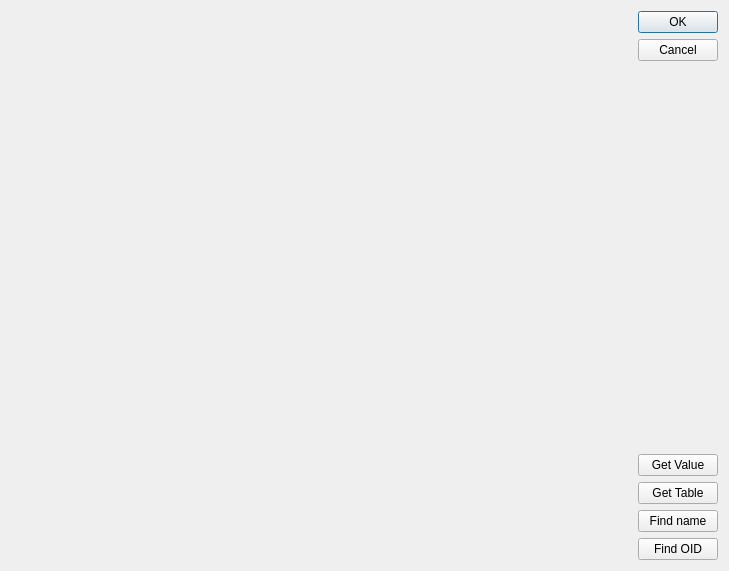
<?xml version="1.0" encoding="UTF-8"?>
<ui version="4.0">
 <class>MibBrowser</class>
 <widget class="QDialog" name="MibBrowser">
  <property name="geometry">
   <rect>
    <x>0</x>
    <y>0</y>
    <width>729</width>
    <height>571</height>
   </rect>
  </property>
  <property name="sizePolicy">
   <sizepolicy hsizetype="Preferred" vsizetype="Preferred">
    <horstretch>0</horstretch>
    <verstretch>0</verstretch>
   </sizepolicy>
  </property>
  <property name="font">
   <font>
    <pointsize>9</pointsize>
   </font>
  </property>
  <property name="windowTitle">
   <string>MIB Browser</string>
  </property>
  <property name="windowIcon">
   <iconset resource="../../qHostMonitor.qrc">
    <normaloff>:/img/hostMonitor.png</normaloff>:/img/hostMonitor.png</iconset>
  </property>
  <layout class="QHBoxLayout" name="horizontalLayout">
   <item>
    <widget class="SDPO::MibBrowserWidget" name="MibBrowserWidget" native="true">
     <property name="sizePolicy">
      <sizepolicy hsizetype="Expanding" vsizetype="Preferred">
       <horstretch>0</horstretch>
       <verstretch>0</verstretch>
      </sizepolicy>
     </property>
    </widget>
   </item>
   <item>
    <layout class="QVBoxLayout" name="verticalLayout">
     <item>
      <widget class="QDialogButtonBox" name="btnBoxMibBrowser">
       <property name="orientation">
        <enum>Qt::Vertical</enum>
       </property>
       <property name="standardButtons">
        <set>QDialogButtonBox::Cancel|QDialogButtonBox::Ok</set>
       </property>
      </widget>
     </item>
     <item>
      <spacer name="verticalSpacer">
       <property name="orientation">
        <enum>Qt::Vertical</enum>
       </property>
       <property name="sizeHint" stdset="0">
        <size>
         <width>20</width>
         <height>40</height>
        </size>
       </property>
      </spacer>
     </item>
     <item>
      <widget class="QPushButton" name="btnGet">
       <property name="text">
        <string>Get Value</string>
       </property>
       <property name="icon">
        <iconset resource="../../qHostMonitor.qrc">
         <normaloff>:/img/test/snmp_get.png</normaloff>:/img/test/snmp_get.png</iconset>
       </property>
      </widget>
     </item>
     <item>
      <widget class="QPushButton" name="btnGetTable">
       <property name="text">
        <string>Get Table</string>
       </property>
       <property name="icon">
        <iconset resource="../../qHostMonitor.qrc">
         <normaloff>:/img/test/snmp_table.png</normaloff>:/img/test/snmp_table.png</iconset>
       </property>
      </widget>
     </item>
     <item>
      <widget class="QPushButton" name="btnFindName">
       <property name="text">
        <string>Find name</string>
       </property>
       <property name="icon">
        <iconset resource="../../qHostMonitor.qrc">
         <normaloff>:/img/action/find.png</normaloff>:/img/action/find.png</iconset>
       </property>
      </widget>
     </item>
     <item>
      <widget class="QPushButton" name="btnFindOid">
       <property name="text">
        <string>Find OID</string>
       </property>
       <property name="icon">
        <iconset resource="../../qHostMonitor.qrc">
         <normaloff>:/img/action/find.png</normaloff>:/img/action/find.png</iconset>
       </property>
      </widget>
     </item>
    </layout>
   </item>
  </layout>
 </widget>
 <customwidgets>
  <customwidget>
   <class>SDPO::MibBrowserWidget</class>
   <extends>QWidget</extends>
   <header>mibbrowserwidget.h</header>
   <container>1</container>
  </customwidget>
 </customwidgets>
 <resources>
  <include location="../../qHostMonitor.qrc"/>
 </resources>
 <connections>
  <connection>
   <sender>btnBoxMibBrowser</sender>
   <signal>accepted()</signal>
   <receiver>MibBrowser</receiver>
   <slot>accept()</slot>
   <hints>
    <hint type="sourcelabel">
     <x>719</x>
     <y>263</y>
    </hint>
    <hint type="destinationlabel">
     <x>157</x>
     <y>274</y>
    </hint>
   </hints>
  </connection>
  <connection>
   <sender>btnBoxMibBrowser</sender>
   <signal>rejected()</signal>
   <receiver>MibBrowser</receiver>
   <slot>reject()</slot>
   <hints>
    <hint type="sourcelabel">
     <x>719</x>
     <y>269</y>
    </hint>
    <hint type="destinationlabel">
     <x>286</x>
     <y>274</y>
    </hint>
   </hints>
  </connection>
 </connections>
</ui>
